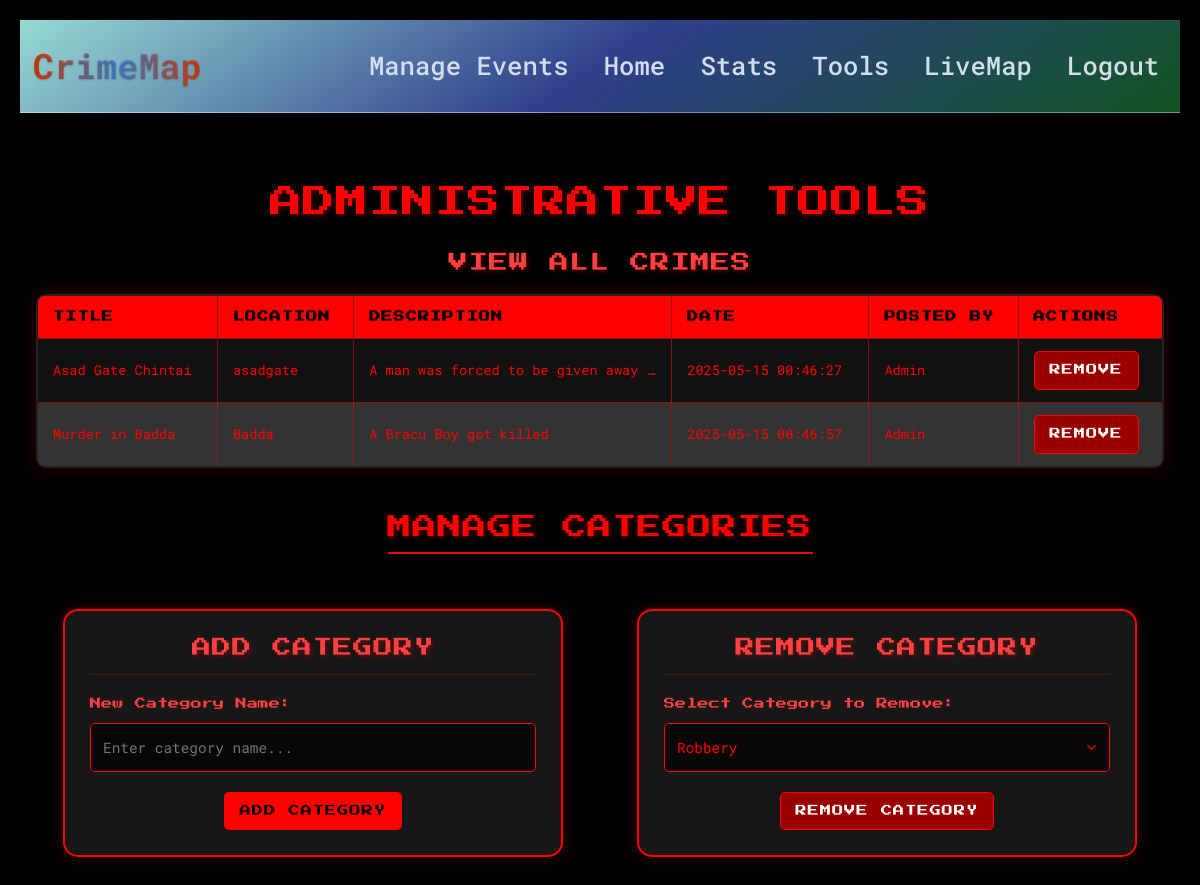
/admin-tools (signed in), run on an earlier commit of the app's database.
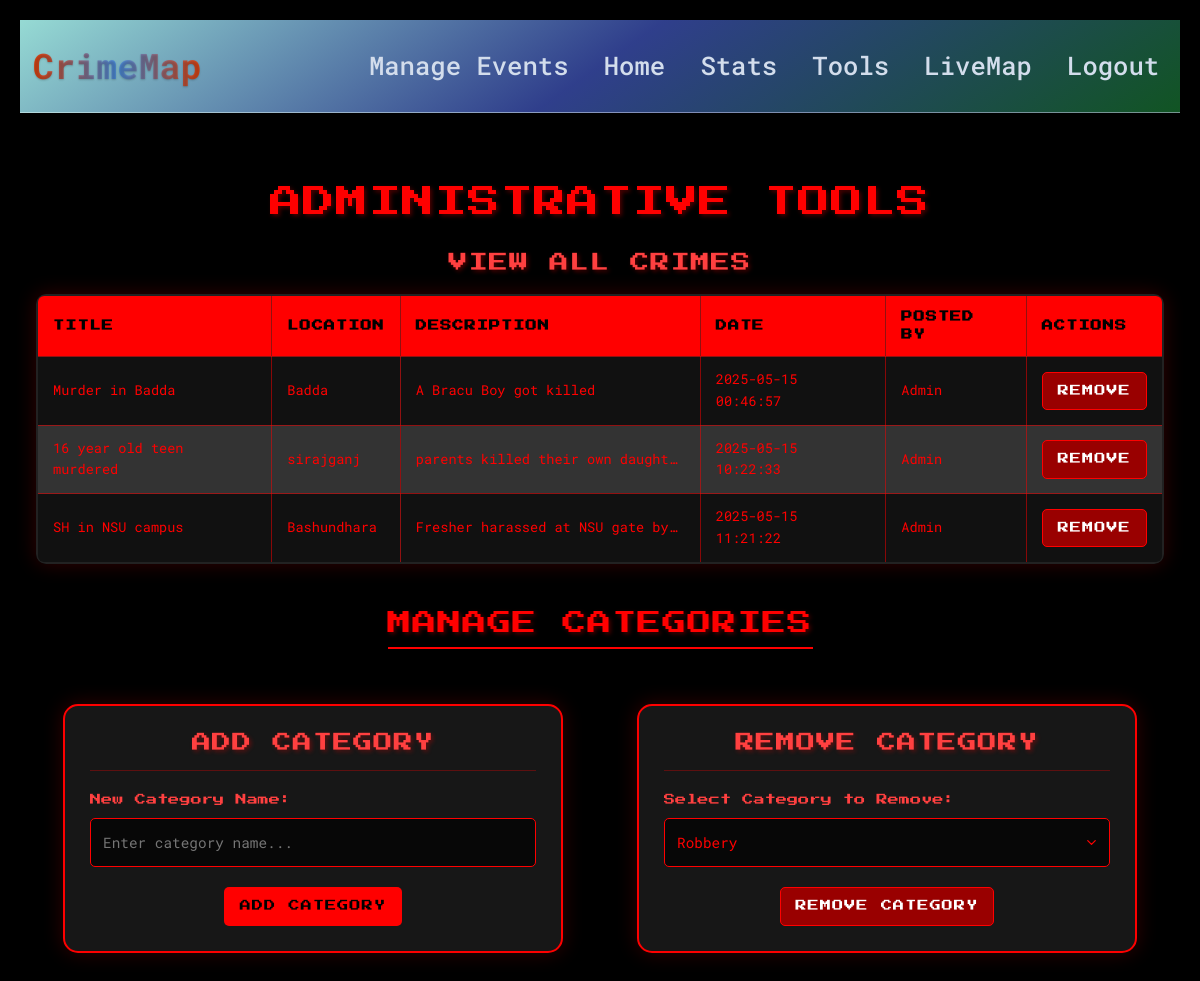
And on a later commit of the database.
### website/models.py (models this page shows)
class Crime(db.Model):
    __tablename__ = 'crime'
    __table_args__ = {'extend_existing': True}
    id = db.Column(db.Integer, primary_key=True)
    title = db.Column(db.String(100))
    location = db.Column(db.String(100))
    data = db.Column(db.String(10000))
    date = db.Column(db.DateTime(timezone=True), default=func.now())
    user_id = db.Column(db.Integer, db.ForeignKey('user.id'))

class User(db.Model, UserMixin):
    id = db.Column(db.Integer, primary_key=True)
    email = db.Column(db.String(150), unique=True)
    password = db.Column(db.String(150))
    first_name = db.Column(db.String(150))
    crimes = db.relationship('Crime', backref='user', lazy=True)

### website/views.py (the view, shortened to what this page needs)
@views.route('/admin-tools', methods=['GET', 'POST'])
@login_required
def admin_tools():
    if current_user.id != 1:
        flash('Access denied!', category='error')
        return redirect(url_for('views.home'))
    crimes = Crime.query.all()
    for crime in crimes:
        crime.user = User.query.get(crime.user_id)
    categories = Category.query.all()
    return render_template('admin_tools.html', user=current_user, crimes=crimes, categories=categories)

### website/__init__.py (called while the page is built)
def create_app():
    app = Flask(__name__)
    app.config['SECRET_KEY'] = 'hjshjhdjah kjshkjdhjs'
    app.config['SQLALCHEMY_DATABASE_URI'] = f'sqlite:///{DB_NAME}'
    db.init_app(app)
    from .views import views
    from .auth import auth
    from .feedbacks import feedbacks
    app.register_blueprint(views, url_prefix='/')
    app.register_blueprint(auth, url_prefix='/')
    app.register_blueprint(feedbacks, url_prefix='/')
    from .models import User
    with app.app_context():
        db.create_all()
    login_manager = LoginManager()
    login_manager.login_view = 'auth.login'
    login_manager.init_app(app)
    @login_manager.user_loader
    def load_user(id):
        return User.query.get(int(id))
    return app

### website/views.py (called while the page is built)
@views.context_processor
def inject_upcoming_events():
    upcoming_events = Event.query.filter(Event.date > datetime.now()).count()
    return {'upcoming_events': upcoming_events}

### website/templates/admin_tools.html (shortened to what this page needs)
{% extends "base.html" %}
{% block content %}
<!DOCTYPE html>
<html lang="en">
<head>
</head>
<body>
<h1>Administrative Tools</h1>
<h3>View All Crimes</h3>
<div class="table-container">
    <table>
        <thead>
            <tr>
                <th>Title</th>
                <th>Location</th>
                <th>Description</th>
                <th>Date</th>
                <th>Posted By</th>
                <th>Actions</th>
            </tr>
        </thead>
        <tbody>
            {% for crime in crimes %}
                <tr>
                    <td>{{ crime.title }}</td>
                    <td>{{ crime.location }}</td>
                    <td>{{ crime.data }}</td>
                    <td>{{ crime.date.strftime('%Y-%m-%d %H:%M:%S') }}</td>
                    <td>{{ crime.user.first_name }}</td>
                    <td>
                        <form method="POST" action="{{ url_for('views.delete_crime', crime_id=crime.id) }}">
                            <button type="submit" class="btn btn-danger">Remove</button>
                        </form>
                    </td>
                </tr>
            {% endfor %}
        </tbody>
    </table>
</div>
<h2>Manage Categories</h2>
<div class="admin-forms">
    <div class="admin-form">
        <h3>Add Category</h3>
        <form method="POST">
            <label for="category-name">New Category Name:</label>
            <input type="text" name="category-name" id="category-name" required placeholder="Enter category name..." />
            <button type="submit" name="add-category" class="btn btn-primary">Add Category</button>
        </form>
    </div>
    <div class="admin-form">
        <h3>Remove Category</h3>
        <form method="POST">
            <label for="category-id">Select Category to Remove:</label>
            <select name="category-id" id="category-id" required>
                {% for category in categories %}
                    <option value="{{ category.cat_id }}">{{ category.name }}</option>
                {% endfor %}
            </select>
            <button type="submit" name="remove-category" class="btn btn-danger">Remove Category</button>
        </form>
    </div>
</div>
</body>
</html>
{% endblock %}

### website/templates/base.html (shortened to what this page needs)
<!DOCTYPE html>
<html lang="en">
  <head>
    <link
      rel="stylesheet"
      href="https://cdn.jsdelivr.net/npm/bootstrap@4.4.1/dist/css/bootstrap.min.css"
    />
  </head>
  <body>
    <nav class="navbar navbar-expand-lg">
      <a class="navbar-brand" href="/" data-toggle="tooltip" title="CrimeMap Homepage">CrimeMap</a>
      <div class="collapse navbar-collapse" id="navbar">
        <ul class="navbar-nav ml-auto">
          {% if current_user.is_authenticated %}
            {% if user.id == 1 %}
            <li class="nav-item">
              <a class="nav-link" href="{{ url_for('views.manage_events') }}">Manage Events</a>
            </li>
            {% endif %}
            <li class="nav-item">
              <a class="nav-link" id="home" href="/" data-toggle="tooltip" title="Go to homepage">Home</a>
            </li>
            <li class="nav-item">
              <a class="nav-link" id="stats" href="{{ url_for('views.stats') }}" data-toggle="tooltip" title="View crime statistics">Stats</a>
            </li>
            {% if user.id == 1 %}
            <li class="nav-item">
              <a class="nav-link" id="admin-tools" href="/admin-tools" data-toggle="tooltip" title="Access admin tools">Tools</a>
            </li>
            {% endif %}
            <li class="nav-item">
              <a class="nav-link" id="live-map" href="{{ url_for('views.live_map') }}" data-toggle="tooltip" title="View live crime map">LiveMap</a>
            </li>
            <li class="nav-item">
              <a class="nav-link" id="logout" href="/logout" data-toggle="tooltip" title="Sign out">Logout</a>
            </li>
          {% endif %}
        </ul>
      </div>
    </nav>
    <div class="container">{% block content %} {% endblock %}</div>
  </body>
</html>

### website/templates/base.html (style rules this page uses)
body { background-color: #e6f0fa; color: #2c3e50; font-family: -apple-system, BlinkMacSystemFont, "Segoe UI", Roboto, sans-serif; line-height: 1.6; }
.navbar { background: linear-gradient(145deg, rgba(158, 230, 223, 0.95), rgba(50, 66, 147, 0.95),rgba(18, 89, 37, 0.95)); box-shadow: 0 4px 15px rgba(0, 0, 0, 0.1); padding: .8rem; border-bottom: 1px solid rgba(209, 217, 230, 0.5); }
.navbar-brand { background: linear-gradient(90deg, #e5440e, #4a90e2,#e5440e); -webkit-background-clip: text; -webkit-text-fill-color: transparent; font-weight: 780; font-size: 2.2rem; text-shadow: 0 1px 2px rgba(0, 0, 0, 0.2); transition: opacity 0.3s ease; position: relative; }
.navbar-brand::after { content: ''; width: 0; height: 2px; background: #4a90e2; position: absolute; bottom: -2px; left: 0; transition: width 0.3s ease; }
.nav-link { color: #d3ddec !important; font-size: 1.6rem; font-weight: 500; padding: 0.5rem 1rem; margin-left: 1.2rem; position: relative; transition: color 0.3s ease; }
.nav-link::after { content: ''; width: 0; height: 2px; background: #4a90e2; position: absolute; bottom: 0; left: 50%; transform: translateX(-50%); transition: width 0.3s ease; }
.container { max-width: 1200px; padding: 2.5rem 1rem; }

### website/templates/admin_tools.html (style rules this page uses)
:root { --primary-red: #f00; --bright-red: #ff4040; --dark-red: #c00; --darker-red: #900; --black: #000; --dark-gray: #222; --light-gray: #333; --darker-gray: #111; }
body { background-color: var(--black); color: var(--primary-red); font-family: 'Roboto Mono', monospace; text-align: center; margin: 0; padding: 20px; max-width: 1200px; margin: 0 auto; }
h1, h2, h3 { font-family: 'Press Start 2P', cursive; letter-spacing: 1px; text-transform: uppercase; text-shadow: 2px 2px 4px rgba(255, 0, 0, 0.3); }
h1 { color: var(--primary-red); font-size: 2rem; margin: 30px 0; animation: neon 1.5s ease-in-out infinite alternate; }
h2 { font-size: 1.5rem; margin: 25px 0; padding-bottom: 10px; border-bottom: 2px solid var(--primary-red); display: inline-block; }
h3 { font-size: 1.2rem; margin: 20px 0; color: var(--bright-red); }
.table-container { overflow-x: auto; margin: 20px 0; border-radius: 10px; box-shadow: 0 0 20px rgba(255, 0, 0, 0.2); }
table { width: 100%; border-collapse: collapse; background-color: var(--dark-gray); color: var(--primary-red); font-size: 0.85rem; margin: 0 auto; border: 2px solid var(--primary-red); border-radius: 8px; overflow: hidden; }
th, td { padding: 12px 15px; border: 1px solid rgba(255, 0, 0, 0.5); text-align: left; }
th { background-color: var(--primary-red); color: var(--black); font-family: 'Press Start 2P', cursive; font-size: 0.7rem; letter-spacing: 1px; text-transform: uppercase; position: sticky; top: 0; }
tr:nth-child(even) { background-color: var(--light-gray); }
tr:nth-child(odd) { background-color: var(--darker-gray); }
td { transition: all 0.3s ease; }
td:nth-child(3) { max-width: 300px; overflow: hidden; text-overflow: ellipsis; white-space: nowrap; }
.btn { padding: 10px 15px; border: none; border-radius: 5px; font-family: 'Press Start 2P', cursive; font-size: 0.7rem; cursor: pointer; transition: all 0.3s ease; text-transform: uppercase; letter-spacing: 1px; }
.btn-primary { background-color: var(--primary-red); color: var(--black); border: 1px solid transparent; }
.btn-danger { background-color: var(--darker-red); color: #fff; border: 1px solid var(--primary-red); }
.admin-forms { display: flex; flex-wrap: wrap; justify-content: space-around; gap: 20px; margin-top: 30px; }
.admin-form { flex: 1; min-width: 300px; max-width: 500px; padding: 25px; background-color: rgba(34, 34, 34, 0.7); border: 2px solid var(--primary-red); border-radius: 15px; box-shadow: 0 0 20px rgba(255, 0, 0, 0.2); transition: all 0.3s ease; margin-bottom: 20px; }
.admin-form h3 { margin-top: 0; padding-bottom: 15px; border-bottom: 1px solid rgba(255, 0, 0, 0.3); }
label { display: block; color: var(--bright-red); font-size: 0.9rem; margin-bottom: 10px; text-align: left; font-family: 'Press Start 2P', cursive; font-size: 0.7rem; }
input, select { width: 100%; padding: 12px; margin-bottom: 20px; border: 1px solid var(--primary-red); border-radius: 5px; background-color: rgba(0, 0, 0, 0.7); color: var(--primary-red); font-family: 'Roboto Mono', monospace; font-size: 0.9rem; transition: all 0.3s ease; }
select { appearance: none; background-repeat: no-repeat; background-position: right 10px center; background-size: 15px; padding-right: 30px; }
option { background-color: var(--black); color: var(--primary-red); }

What changed in the data, as far as the page shows it:
removed Crime: title "Asad Gate Chintai", location "asadgate", data "A man was forced to be given away…", date "2025-05-15 00:46:27", user.first_name "Admin"
added Crime: title "16 year old teen murdered", location "sirajganj", data "parents killed their own daughte…", date "2025-05-15 10:22:33", user.first_name "Admin"
added Crime: title "SH in NSU campus", location "Bashundhara", data "Fresher harassed at NSU gate by…", date "2025-05-15 11:21:22", user.first_name "Admin"
